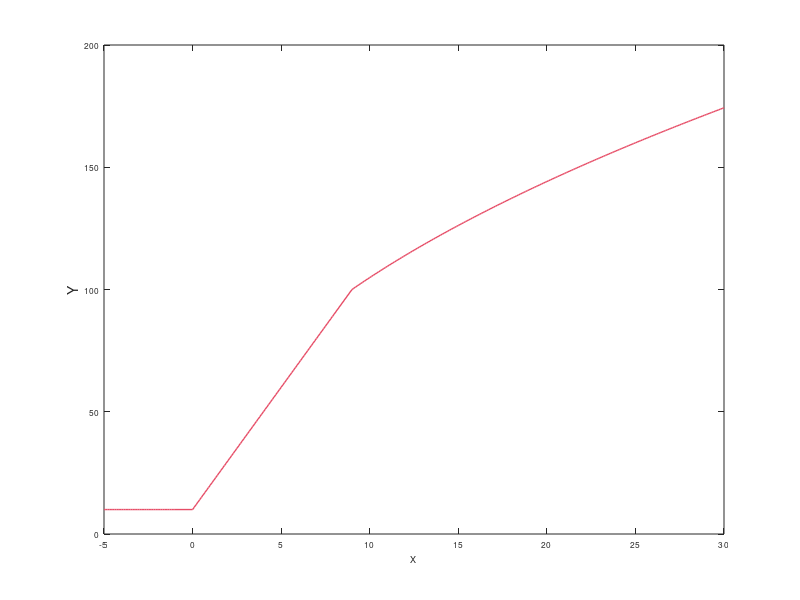

This figure's MATLAB source:
delta = 1e-1;
x1 = -5 : delta : -1;
x2 = 0: delta : 8;
x3 = 9: delta : 30;

y1 = 10 * ones(size(x1));
y2 = 10 * x2 + 10;
y3 = 15 * sqrt(4*x3) + 10;

x = [x1 x2 x3];
y = [y1 y2 y3];

plot(x, y, 'color', [0.9 0.3 0.4], 'linewidth', 1);
xl = xlabel('X');
set(xl, 'fontsize', 10);
set(gca, 'fontsize', 6);

ylabel('Y', 'fontsize', 10);

